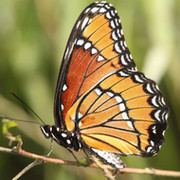
//> input picture Resources/butterfly.jpg, 180 x 180 px
$ ./IntensityHistogram   (built with g++ and OpenCV 4)
//> lines starting //> are read from the running program, lines starting //| are printed output that depends on the picture
#include<iostream>
#include<opencv2/highgui/highgui.hpp>
#include<opencv2/imgproc/imgproc.hpp>

using namespace std;
using namespace cv;

int main()
{
    Mat image = imread("Resources/butterfly.jpg");
//> image is the input picture: 180 rows x 180 cols, CV_8UC3; mean B, G, R 79.5, 131.6, 146.3
    cvtColor(image, image, COLOR_BGR2GRAY);
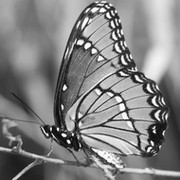
//> image: 180 rows x 180 cols, CV_8UC1; min 2, max 255, mean 130.1

    // alloate memory for no of pixels for each intensity value
    int histogram[256];

    // initialize all intensity values to 0
    for (int i = 0; i < 255; i++)
    {
        histogram[i] = 0;
    }

    // calculate the no of pixels for each intensity values
    for (int y = 0; y < image.rows; y++)
        for (int x = 0; x < image.cols; x++)
            histogram[(int)image.at<uchar>(y, x)]++;
//> after the loop, histogram = 256 values, max 304 at index 137, min 0 at index 0, mean 126.6

    for (int i = 0; i < 256; i++)
        cout << histogram[i] << " ";
//> this loop made 256 passes
//| 0 0 1 2 2 4 5 2
//> (output is shown up to pass 8 of 256)

    // draw the histograms
    int hist_w = 512; int hist_h = 400;
    int bin_w = cvRound((double)hist_w / 256);

    Mat histImage(hist_h, hist_w, CV_8UC1, Scalar(255, 255, 255));

    // find the maximum intensity element from histogram
    int max = histogram[0];
//> max = 0
    for (int i = 1; i < 256; i++) {
        if (max < histogram[i]) {
            max = histogram[i];
        }
    }
//> this loop made 255 passes
//> max on passes 2, 3, 5, 6, 10, 11, 12, 13, 14, 16, 17, 20: 1, 2, 4, 5, 8, 10, 12, 16, 18, 21, 35, 41
//> after the loop, max = 304

    // normalize the histogram between 0 and histImage.rows
    for (int i = 0; i < 255; i++) {
        histogram[i] = ((double)histogram[i] / max) * histImage.rows;
    }
//> after the loop, histogram = 256 values, max 400 at index 137, min 0 at index 0, mean 166


    // draw the intensity line for histogram
    for (int i = 0; i < 255; i++)
    {
        line(histImage, Point(bin_w * (i), hist_h),
            Point(bin_w * (i), hist_h - histogram[i]),
            Scalar(0, 0, 0), 1, 8, 0);
    }
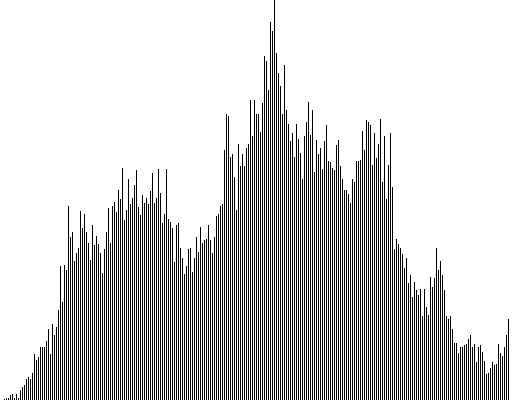
//> histImage: 400 rows x 512 cols, CV_8UC1; 79.3% white; black in thin lines or dots

    // display histogram
    namedWindow("Intensity Histogram", WINDOW_AUTOSIZE);
    imshow("Intensity Histogram", histImage);

    namedWindow("Image", WINDOW_AUTOSIZE);
    imshow("Image", image);
    waitKey();
    return 0;
}

$ run again, with Resources/cards.jpg copied over Resources/butterfly.jpg
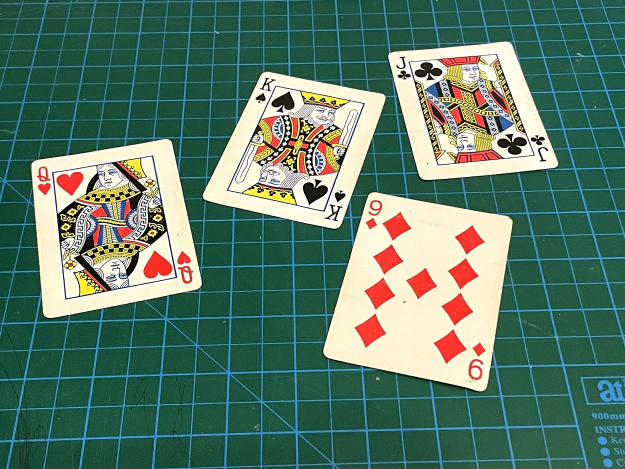
//> input picture Resources/cards.jpg, 1250 x 938 px (shown at 1/2 size)
//> image is the input picture: 938 rows x 1250 cols, CV_8UC3; mean B, G, R 104.7, 121.3, 89.3
//> `cvtColor(image, image, COLOR_BGR2GRAY);`:
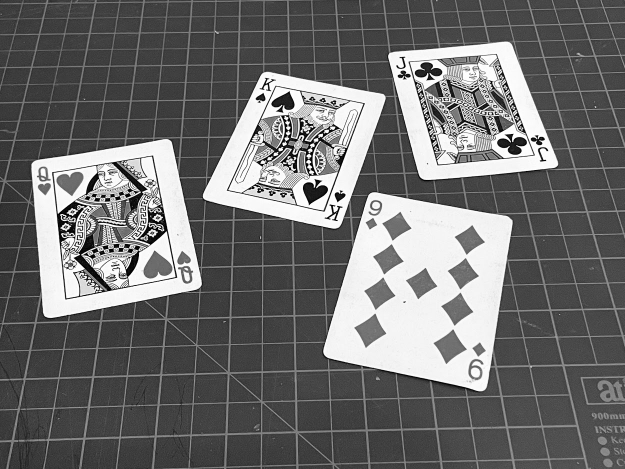
//> image: 938 rows x 1250 cols, CV_8UC1 (shown at 1/2 size); min 0, max 255, mean 109.9
//> after the loop `for (int y = 0; y < image.rows; y++)`: histogram = 256 values, max 35136 at index 64, min 255 at index 182, mean 4580.1
//> the loop `for (int i = 0; i < 256; i++)` made 256 passes
//| 764 2697 2335 2028 2430
//> (output is shown up to pass 5 of 256)
//> `int max = histogram[0];`: max = 764
//> the loop `for (int i = 1; i < 256; i++)` made 255 passes
//> max on passes 1, 45, 46, 47, 48, 49, 50, 51: 2697, 2908, 3374, 3896, 4854, 5796, 6978, 8391
//> after the loop `for (int i = 1; i < 256; i++)`: max = 35136
//> after the loop `for (int i = 0; i < 255; i++)`: histogram = 256 values, max 2457 at index 255, min 2 at index 182, mean 61.15
//> after the loop `for (int i = 0; i < 255; i++)`:
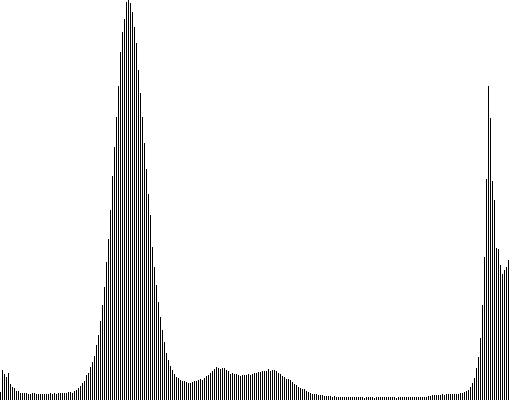
//> histImage: 400 rows x 512 cols, CV_8UC1; 93.6% white; black in thin lines or dots

$ run again, with Resources/cat.JPG copied over Resources/butterfly.jpg
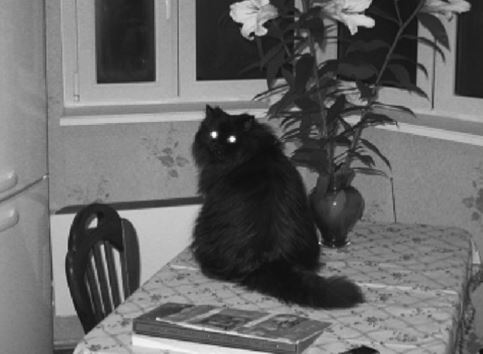
//> input picture Resources/cat.JPG, 483 x 354 px
//> image is the input picture: 354 rows x 483 cols, CV_8UC3; mean B, G, R 103.8, 103.8, 103.9
//> image: 354 rows x 483 cols, CV_8UC1
//> after the loop `for (int y = 0; y < image.rows; y++)`: histogram = 256 values, max 2571 at index 33, min 0 at index 0, mean 667.9
//> the loop `for (int i = 0; i < 256; i++)` made 256 passes
//| 0 0 0 0 0
//> (output is shown up to pass 5 of 256)
//> `int max = histogram[0];`: max = 0
//> the loop `for (int i = 1; i < 256; i++)` made 255 passes
//> max on passes 8, 13, 14, 15, 16, 17, 18, 19: 1, 4, 13, 78, 206, 563, 705, 872
//> after the loop `for (int i = 1; i < 256; i++)`: max = 2571
//> after the loop `for (int i = 0; i < 255; i++)`: histogram = 256 values, max 400 at index 33, min 0 at index 0, mean 103.5
//> after the loop `for (int i = 0; i < 255; i++)`:
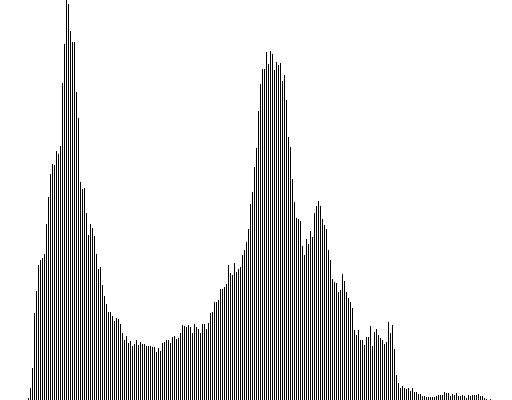
//> histImage: 400 rows x 512 cols, CV_8UC1; 87.1% white; black in thin lines or dots
